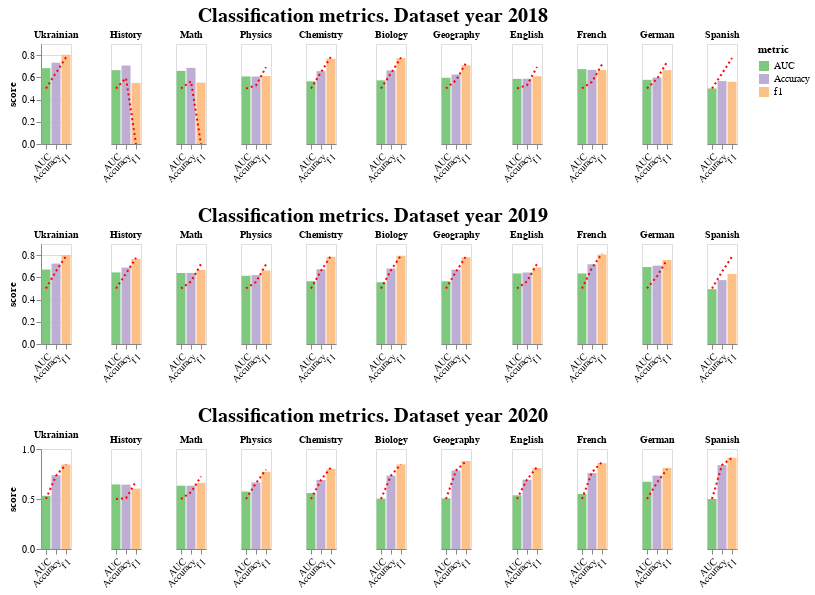

Notebook code cell kept with this figure:
### Code cell
years_plots[0]&years_plots[1]&years_plots[2]
